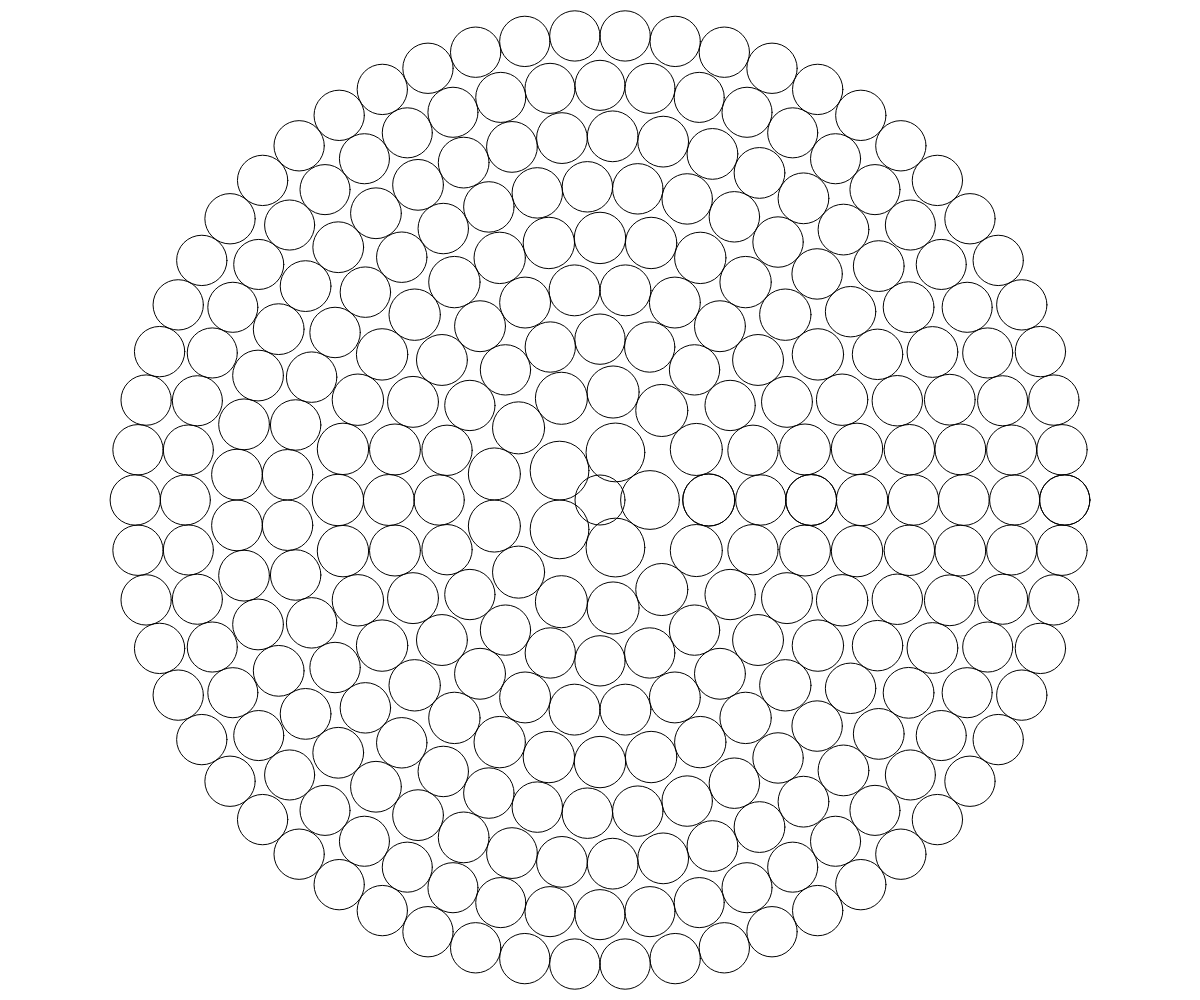
Frame 1 (no input)
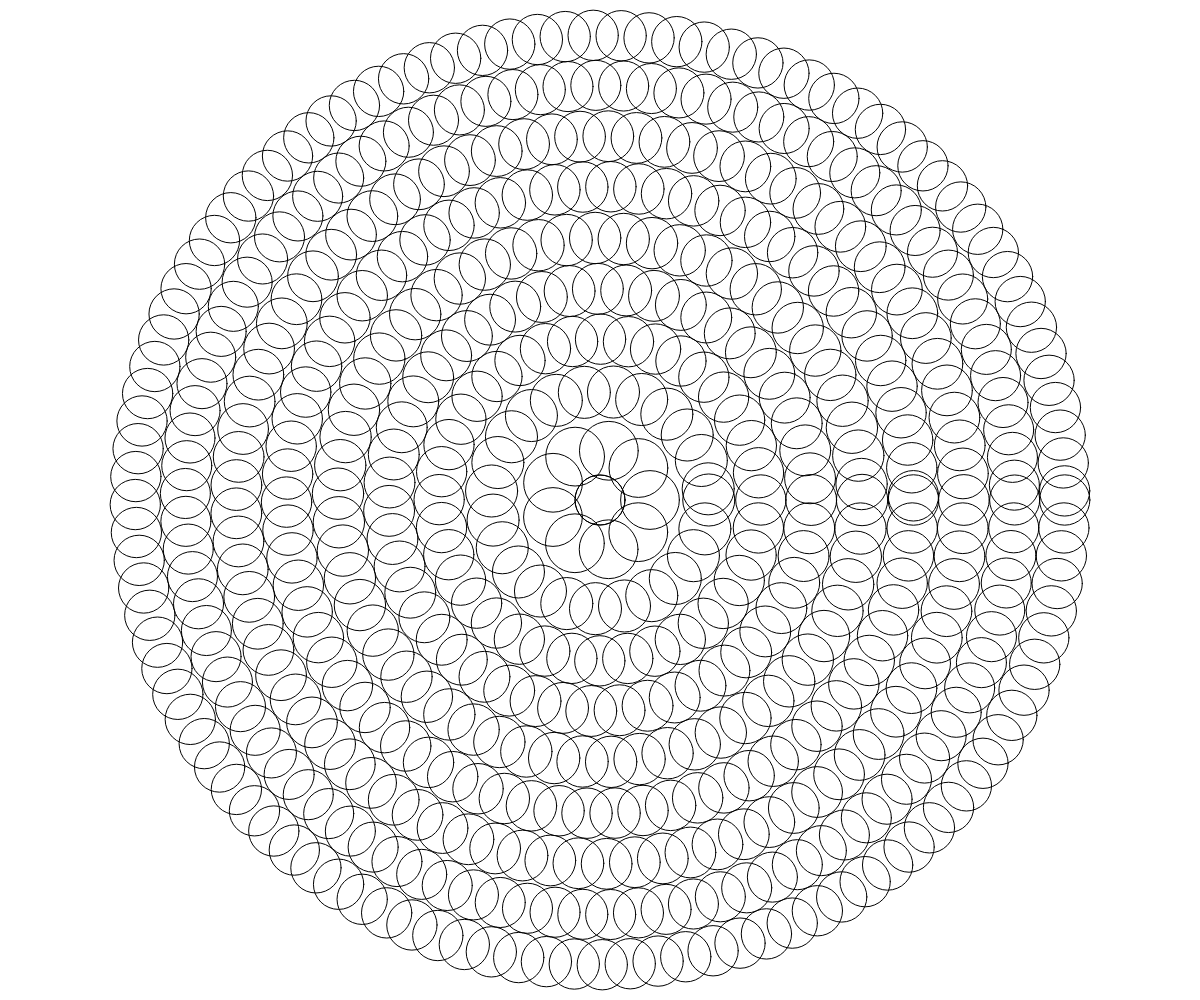
Frame 60 (no input)
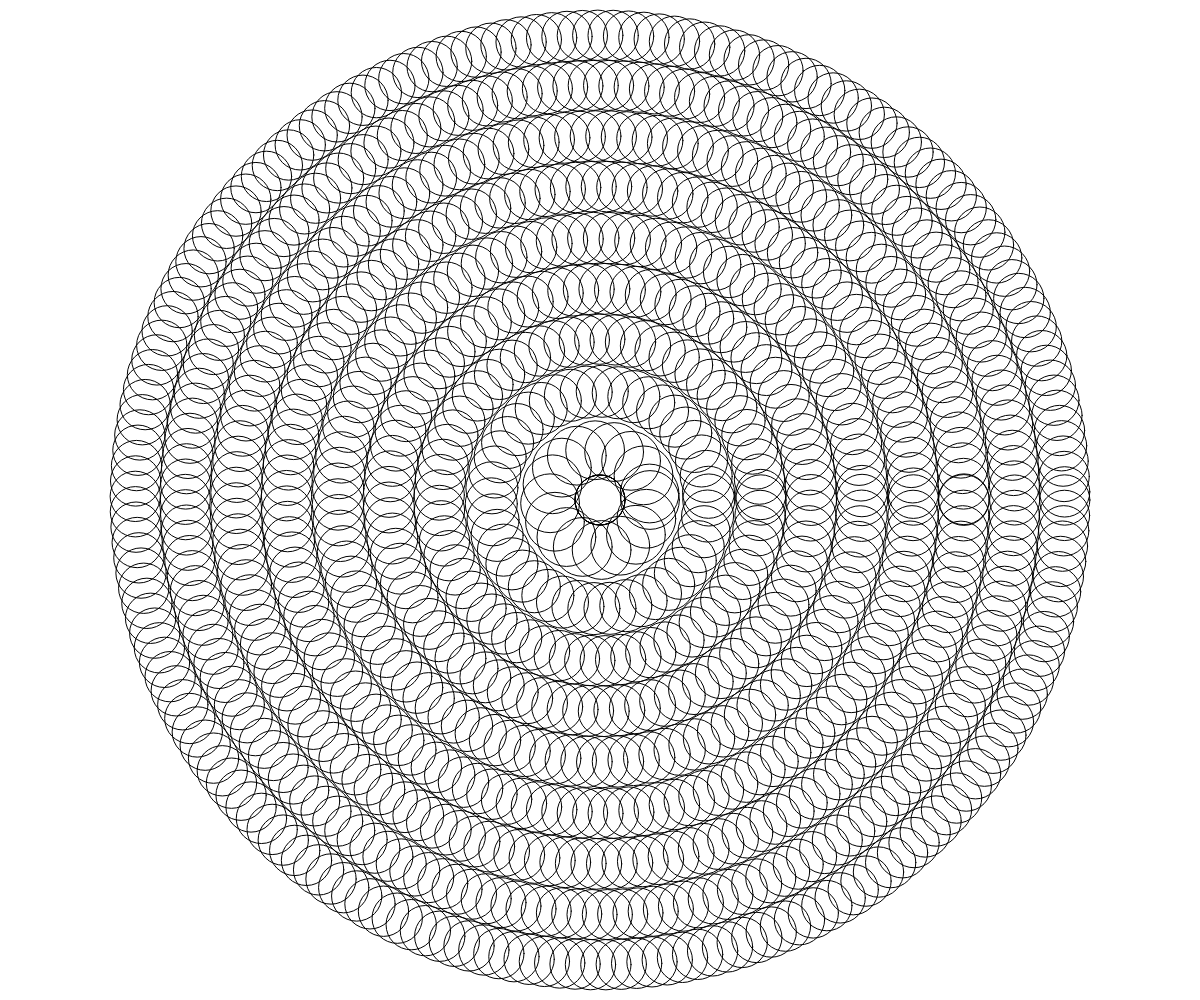
Frame 120 (the mouse pressed at the canvas centre since frame 60)

The p5.js sketch that drew these frames (run headless with seeded random() and noise() and a simulated clock; from frame 60 on, the mouse is pressed at the canvas centre):

// p5.js sketch
// ── sketch.js
const points = [];
const numPoints = 1;
const pointSize = 500;
const targetDotSize = pointSize/10;

let dadiv = 1;
const dadivmod = 1.01;
let canvas;

function setup() {
  createCanvas(innerWidth, innerHeight);
  for(let i=0;i<numPoints;i++) {
    points.push({x: width/2,y:height/2});
  }
  noFill();
}

function draw() {
  background(255);
  for(const p of points) {
    let dotSize;
    for(let r=0;r<pointSize;r+=dotSize) {
      let da = r !== 0 ? 2*asin(targetDotSize/(2*r)) : TWO_PI;
      const numDots = floor(TWO_PI/da);
      da = TWO_PI/numDots;
      dotSize = numDots > 1 ? 2*r*sin(da/2) : targetDotSize;
      for(let a=0;a<TWO_PI;a+=da/dadiv) {
        const x = p.x+r*cos(a);
        const y = p.y+r*sin(a);
        circle(x,y,dotSize);
      }
    }
  }
  
  dadiv*=dadivmod;
}
